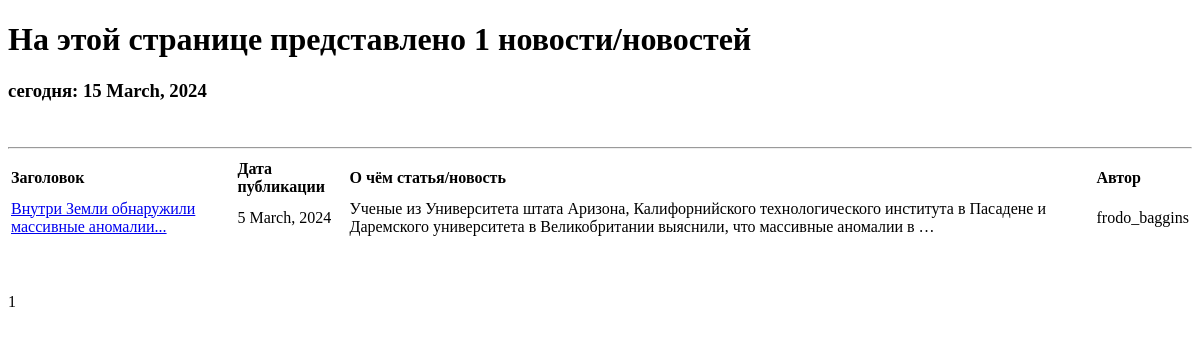
Before: /main/news/ with the older database file.
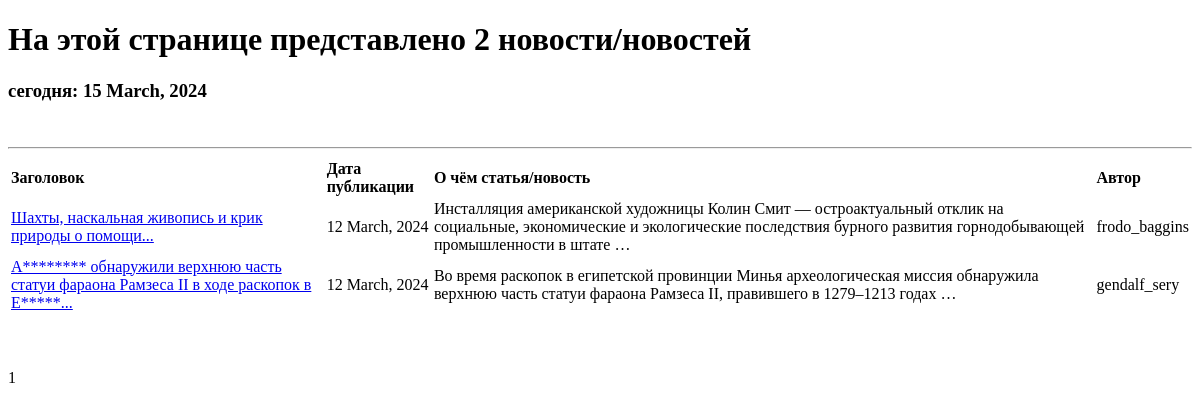
After: the same page with the newer database file.
### news/models.py (models this page shows, shortened)
class Post(models.Model):
    news = 'NEWS'
    post = 'POST'
    author = models.ForeignKey(Author, on_delete=models.CASCADE, null=True)
    post_or_news = models.CharField(max_length=4, choices=POSITIONS, default=news)
    date_time_creation_post = models.DateTimeField(null=True, auto_now_add=True)
    categories = models.ManyToManyField(Category, through='PostCategory')
    title = models.CharField(default='...', max_length=255)
    text = models.TextField(default='...')
    rating = models.FloatField(default=0.0)
    class Meta:
        ordering = ['-date_time_creation_post']

class Author(models.Model):
    user = models.OneToOneField(User, on_delete=models.CASCADE, null=True)
    rating = models.FloatField(default=0.0)
    def __str__(self):
        author_name = self.user.username
        return author_name

class User(AbstractUser):
    pass

### news/views.py (the view)
# urls.py: path('news/', NewsList.as_view(), name='post_list'),
class NewsList(ListView):
    model = Post
    ordering = '-date_time_creation_post'
    template_name = 'news.html'
    context_object_name = 'posts'
    paginate_by = 2
    def get_queryset(self):
        queryset = super().get_queryset()
        self.filterset = PostFilter(self.request.GET, queryset)
        return queryset.filter(post_or_news='NEWS')
    def get_context_data(self, **kwargs):
        context = super().get_context_data(**kwargs)
        context['filterset'] = self.filterset
        return context

### news/templatetags/custom_filters.py (called while the page is built)
@register.filter()
def punctuation_marks(value, mark='ellipsis'):
    postfix = CURRENCIES_SYMBOLS[mark]
    return f'{value}{postfix}'

@register.filter()
def censor(value):
    text = value.split()
    new_text = []
    for i in range(len(text)):
        word = text[i]
        first_symbol = word[0]
        if first_symbol in 'АИЕЁОУЫЭЮЯ':
            new_word = first_symbol
            if len(word) == 1:
                new_word = '*'
                new_text.append(new_word)
            else:
                for x in range(len(word)):
                    if x != 0:
                        if word[x].isalnum():
                            new_word += '*'
                        else:
                            new_word += word[x]
                new_text.append(new_word)
        else:
            new_text.append(word)
    new_text = ' '.join(new_text)
    return new_text

### news/templatetags/custom_tags.py (called while the page is built)
@register.simple_tag()
def current_time(format_string='%d %B, %Y'):
    return f'сегодня: {datetime.now().strftime(format_string)}'

### templates/news.html (shortened to what this page needs)
{% extends 'flatpages/default.html' %}
{% load custom_filters %}
{% load custom_tags %}
{% block content %}
   <h1>На этой странице представлено {{ posts|length }} новости/новостей</h1>
   <h3>{% current_time '%d %B, %Y' %}</h3>
   <br/>
   <hr>
   {% if posts %}
       <table>
           <tr>
               <td><b>Заголовок</b></td>
               <td><b>Дата публикации</b></td>
               <td><b>О чём статья/новость</b></td>
               <td><b>Автор </b></td>
           </tr>
           {% for post in posts %}
           <tr>
               <td><a href="{{post.id}}">{{ post.title|punctuation_marks|censor }}</a></td>
               <td>{{ post.date_time_creation_post|date:'j F, Y' }}</td>
               <td>{{ post.text|truncatewords:20 }}</td>
               <td>{{ post.author }}</td>
           </tr>
           {% endfor %}
       </table>
   {% else %}
       <h2>Новостей нет!!</h2>
   {% endif %}
   <br/>
   <br/>
   <br/>
   {{ page_obj.number }}
{% endblock content %}

Changed rows visible on the page:
no longer on this page (row edited): Post: title|punctuation_marks "Внутри Земли обнаружили массивные аномалии...", date_time_creation_post "5 March, 2024", text "Ученые из Университета штата Аризона, Калифорнийского технологического института в Пасадене и Даремского университета в Великобритании выяснили, что массивные аномалии в …", author "frodo_baggins"
added Post: title|punctuation_marks "Шахты, наскальная живопись и крик природы о помощи...", date_time_creation_post "12 March, 2024", text "Инсталляция американской художницы Колин Смит — остроактуальный отклик на социальные, экономические и экологические последствия бурного развития горнодобывающей промышленности в штате …", author "frodo_baggins"
added Post: title|punctuation_marks "А******** обнаружили верхнюю часть статуи фараона Рамзеса II в ходе раскопок в Е*****...", date_time_creation_post "12 March, 2024", text "Во время раскопок в египетской провинции Минья археологическая миссия обнаружила верхнюю часть статуи фараона Рамзеса II, правившего в 1279–1213 годах …", author "gendalf_sery"
Other visible differences:
{{ posts|length }}: "1" → "2"
